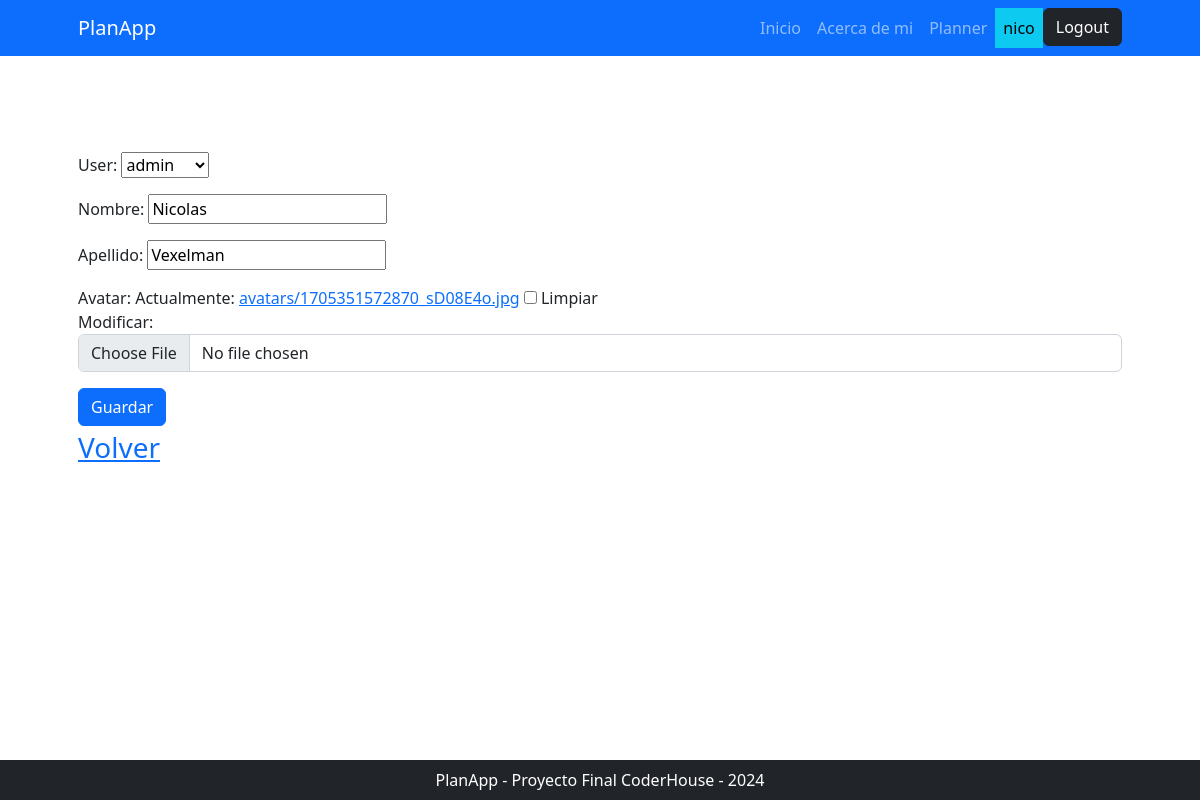
Screenshot of /planner/responsable/update/1 (signed in) with the database file from the repository.
### planner/models.py (models this page shows, shortened)
class Responsable(models.Model):
    user = models.OneToOneField(User, on_delete=models.CASCADE)
    nombre = models.CharField(max_length=50)
    apellido = models.CharField(max_length=50)
    avatar = models.ImageField(upload_to='avatars', null=True, blank=True)

### planner/views.py (the view)
# urls.py: path("responsable/update/<int:pk>", views.ResponsableUpdate.as_view(), name="responsable_update"),
class ResponsableUpdate(LoginRequiredMixin, UpdateView):
    model = models.Responsable
    form_class = forms.ResponsableForm
    success_url = reverse_lazy("planner:responsable_list")

### planner/forms.py
class ResponsableForm(forms.ModelForm):
    class Meta:
        model = models.Responsable
        fields = "__all__"
        widgets = {
            "avatar": forms.ClearableFileInput(attrs={"class": "form-control"}),
        }

### planner/templates/planner/responsable_form.html (shortened to what this page needs)
{% extends 'core/base.html' %}
{% block contenido %}
    <form method="post" enctype="multipart/form-data">
        <table>
            {{ form.as_p }}
        </table>
        <button type="submit" class="btn btn-primary">Guardar</button>
    </form>
    <div class="fs-3 pb-4">
        <a href="{% url 'planner:responsable_list' %}">Volver</a>
    </div>
{% endblock contenido %}

### core/templates/core/components/navbar.html (shortened to what this page needs)
<nav class="navbar navbar-expand-lg navbar-dark bg-primary">
    <div class="container px-5">
        <a class="navbar-brand" href="{% url 'core:home' %}">PlanApp</a>
        <div class="collapse navbar-collapse" id="navbarSupportedContent">
            <ul class="navbar-nav ms-auto mb-2 mb-lg-0">
                <li class="nav-item"><a class="nav-link {% if request.path == "/" %} active {% endif %}" aria-current="page" href="{% url 'core:home' %}">Inicio</a></li>
                <li class="nav-item"><a class="nav-link {% if request.path == "/about" %} active {% endif %}" href="{% url 'core:about' %}">Acerca de mi</a></li>
                {% if user.is_authenticated %}
                    <li class="nav-item"><a class="nav-link {% if request.path == "/planner/" %} active {% endif %}" href="{% url 'planner:home' %}">Planner</a></li>
                    <li class="nav-item"><a class="nav-link text-bg-info">{{ user.username }}</a></li>
                    <li class="nav-item">
                        <form action="{% url 'core:logout' %}" method="post">
                            <button type="submit" class="btn btn-dark {{ fontsize }} ">Logout</button>
                        </form>
                    </li>
                {% else %}
                    <li class="nav-item"><a class="nav-link {% if request.path == "/login/" %} active {% endif %}" href="{% url 'core:login' %}">Login</a></li>
                    <li class="nav-item"><a class="nav-link {% if request.path == "/register/" %} active {% endif %}" href="{% url 'core:register' %}">Registrarse</a></li>
                {% endif %}
            </ul>
        </div>
    </div>
</nav>

### rows the page displays
Responsable: user "admin", nombre "Nicolas", apellido "Vexelman"

### other values shown
{{ user.username }} "nico"
